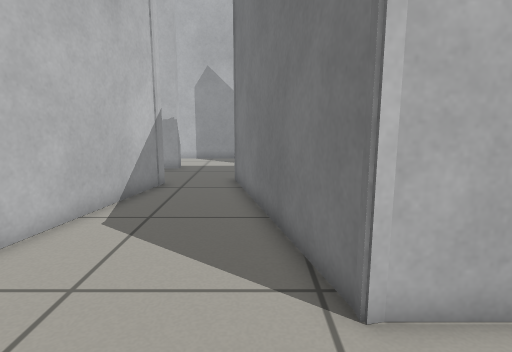
[1] (above)

19 first-person views from a walk through a robot-simulator world made for Gazebo. The camera is 0.69 m above the floor, tilts 10° down and sees 75° across. The floor is counted in squares, 0.25 m on a side. Each view is taken from the middle of a square. On the plan, view 1 faces up. The plan holds only what a view shows up to about 20 squares ahead; the rest is blank.

[2]
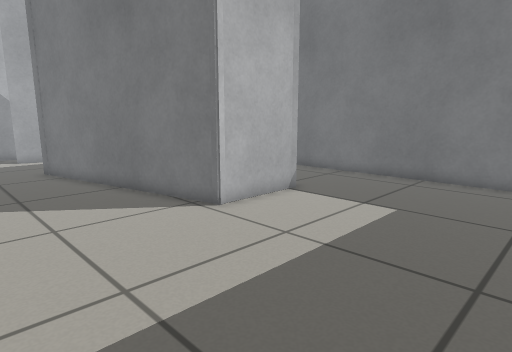

[3]
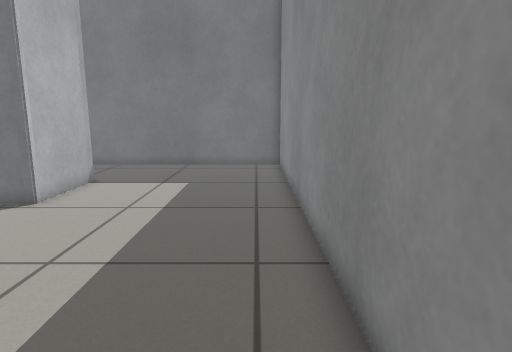

[4]
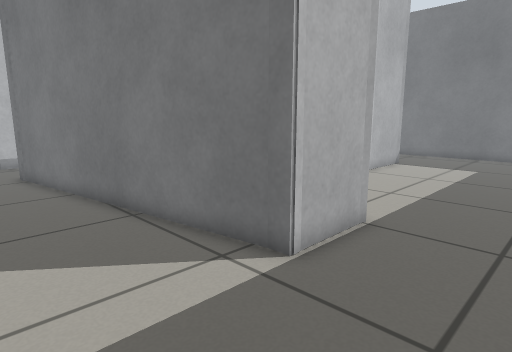

[5]
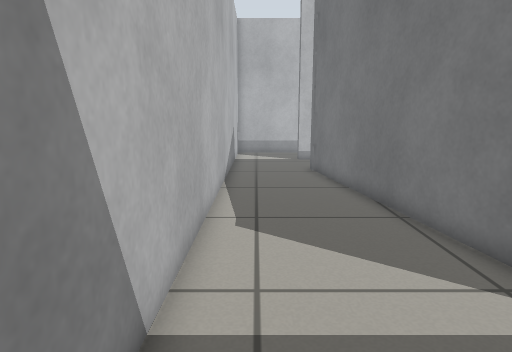

[6]
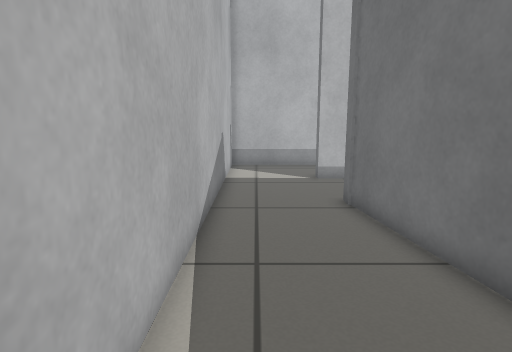

[7]
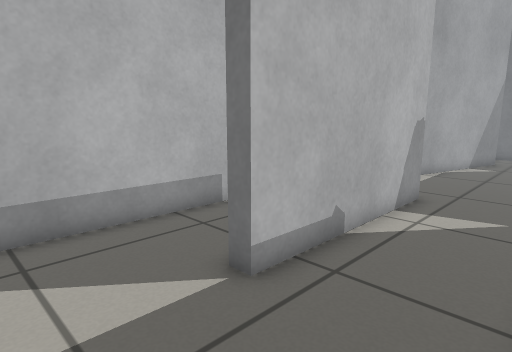

[8]
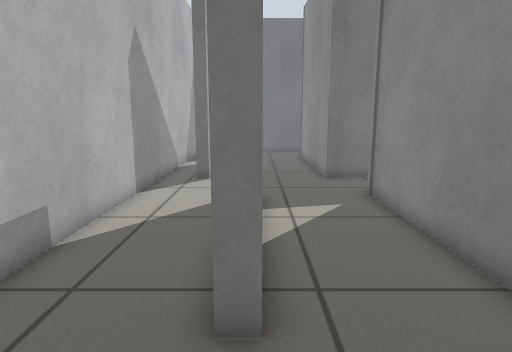

[9]
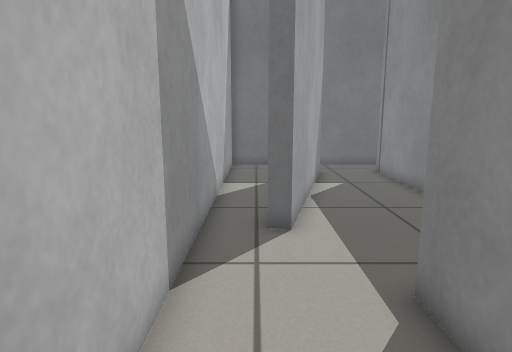

[10]
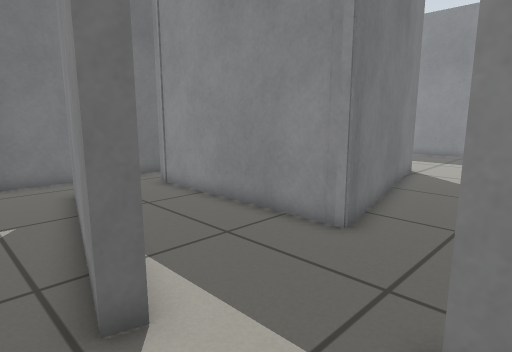

[11]
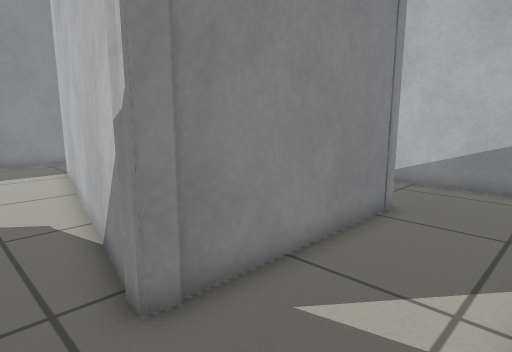

[12]
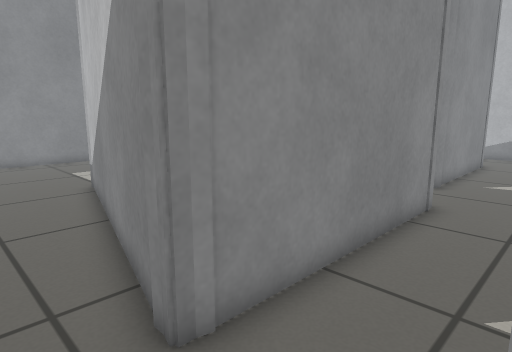

[13]
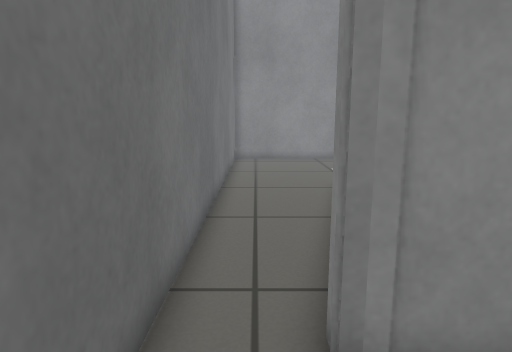

[14]
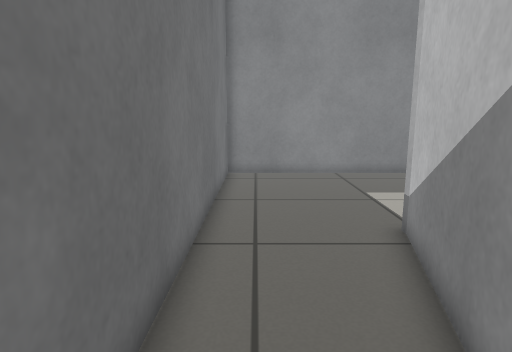

[15]
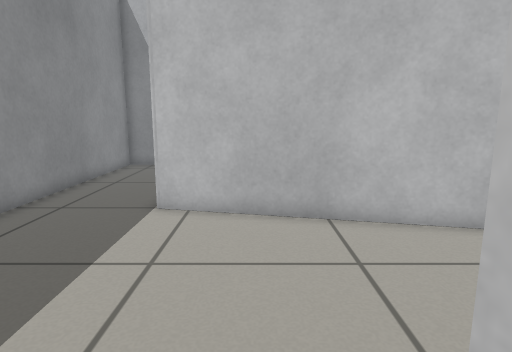

[16]
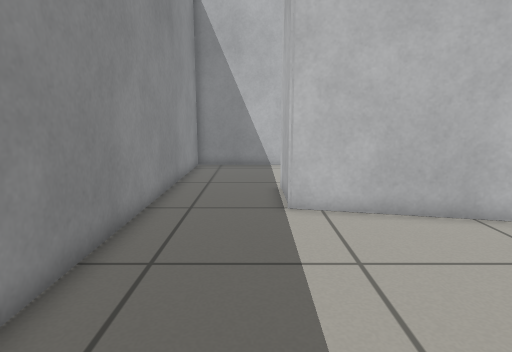

[17]
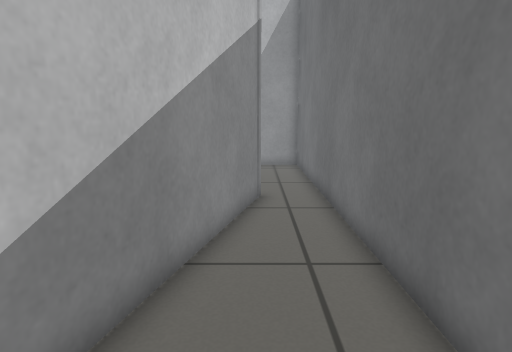

[18]
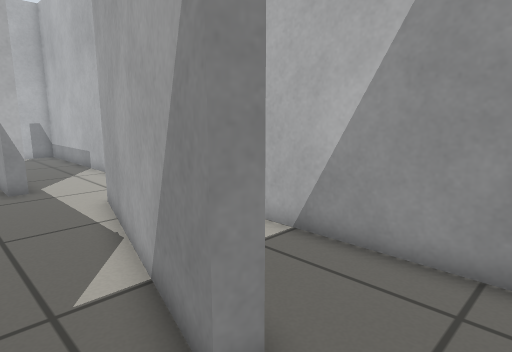

[19]
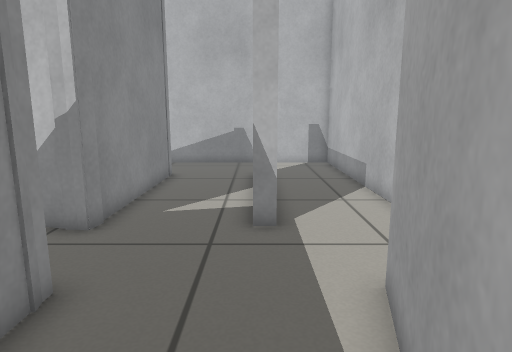

### Floor plan
Points are (right, up) in squares from view 1. A wall is a line through its corners. A room is listed if a view was taken in it or the views show most of it. See-through windows are left out.
Room 1 (views 1, 2, 14, 15, 16, 17)
walls: (-5.5, -4.4) (10.4, -4.4) (10.4, 11.5); (7.7, 12.8) (5.4, 4.1) (1.5, 4.1) (-0.7, 13.7); (-4.2, 12.7) (-6.9, 0)
ways out: opening at (-6.2, -2.5) to room 2; opening at (-2.5, 13.5) to room 2; opening at (9.5, 12.5) to room 2
Room 2 (views 3, 4, 5, 6, 7, 8, 9, 10, 11, 12, 13, 18, 19)
walls: (-4.5, 14) (-3.9, 13.9) (-3.9, 13.2); (-6.1, 18.5) (-4.2, 18.5) (-4.2, 17.9) (-12.2, 17.9) (-12.2, 18.6); (-11.9, 13.9) (-11.4, 14); (-12.2, 13.2) (-12.2, 13.9) (-3.9, 13.9) (-4.2, 12.7); (-0.9, 14.8) (8.1, 14.8); (-0.9, 14.1) (-0.9, 14.7) (-0.3, 14.9); (-0.7, 13.7) (-0.9, 14.7); (-1.1, 20.1) (-0.9, 20.7) (7.8, 18.4) (7.6, 17.8) (-1.1, 20.1); (7.5, 14.9) (8.1, 14.7) (8.1, 14.1); (-6.9, 0) (-7.3, 0); (-6.9, 0) (-10, 0) (-10.1, 0.7); (8.2, 14.7) (7.7, 12.8); (-10, 0) (-12, 13.3); (10.4, 11.5) (10.4, 22.4) (-16.4, 22.4) (-16.4, -4.4) (-5.5, -4.4)
ways out: opening at (-6.2, -2.5) to room 1; opening at (-2.5, 13.5) to room 1; opening at (9.5, 12.5) to room 1

Positions as (right, up) in squares from view 1, and headings:
1: (0, 0), facing up
2: (-5, -4), facing up-right
3: (-9, -3), facing right
4: (-15, -4), facing up-right
5: (-15, -4), facing up
6: (-15, 3), facing up
7: (-16, 14), facing up-right
8: (-16, 18), facing right
9: (-9, 21), facing right
10: (-5, 22), facing down-right
11: (-2, 18), facing down-left
12: (10, 18), facing down-left
13: (9, 18), facing down
14: (9, 12), facing down
15: (3, 3), facing left
16: (3, -1), facing left
17: (8, 3), facing up
18: (10, 16), facing up-left
19: (4, 18), facing left
